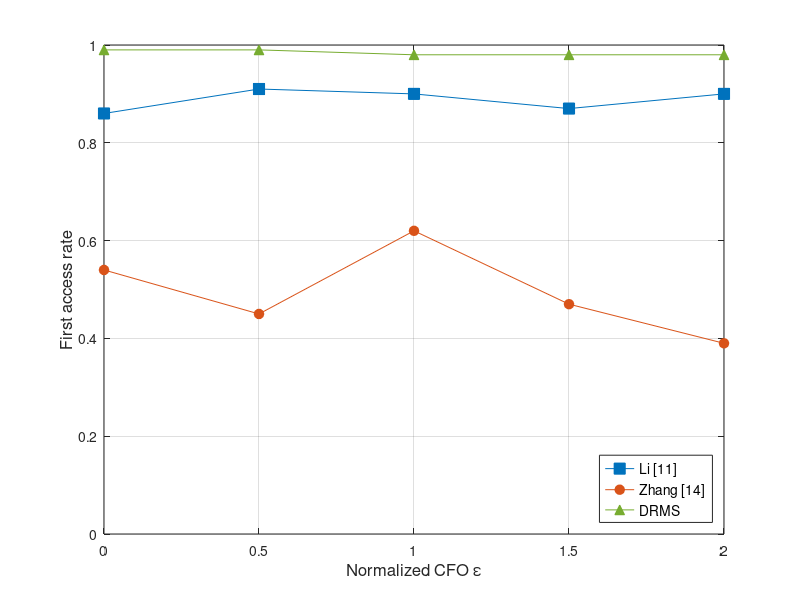

Here is the MATLAB script that generated this plot:
clear; clc; close all;

filename = 'differentE_ue_01_snr-8_r25_60kHz_K4.svg';

x = [0,0.5,1.0,1.5,2];

yHSCC = [0.99,0.99,0.98,0.98,0.98];
yJSAC = [0.86,0.91,0.9,0.87,0.9];
yZTE = [0.54,0.45,0.62,0.47,0.39];


figure();
co = [[0, 0.4470, 0.7410]; [0.8500, 0.3250, 0.0980]; [0.4660, 0.6740, 0.1880]];
plot(x, yJSAC,'s-',...
    'Color', co(1,:),'MarkerFaceColor', co(1,:), ...
    'MarkerSize', 8); hold on;
plot(x, yZTE,'o-',...
    'Color', co(2,:),'MarkerFaceColor', co(2,:), ...
    'MarkerSize', 7); hold on;
plot(x, yHSCC,'^-',...
    'Color', co(3,:),'MarkerFaceColor', co(3,:), ...
    'MarkerSize', 7); hold on;
set(gca,'XTick',[0:0.5:2]);
grid on;

xlim([0,2]);
%xticklabels({'0','0.5','1.0','1.5','2'});

ylim([0, 1]);
xlabel('Normalized CFO \epsilon','FontSize',12); % , 'Times New Roman','FontSize',12
ylabel('First access rate','FontSize',12); % , 'Times New Roman','FontSize',12
legend('Li [11]', 'Zhang [14]', 'DRMS','FontSize',10, 'Location', 'southeast');


saveas(gcf, filename);